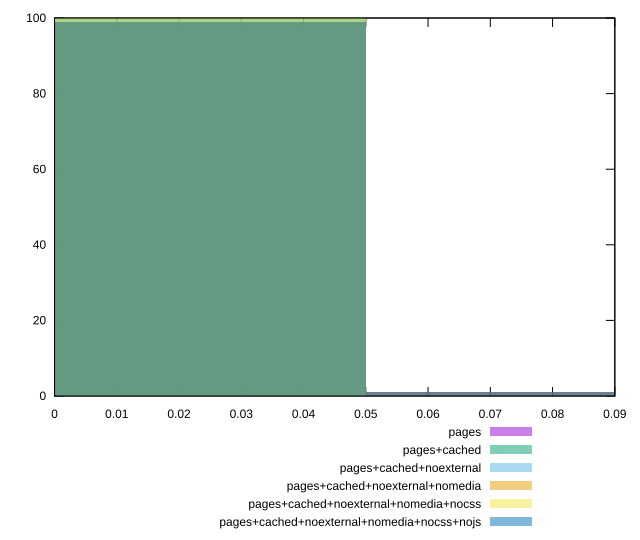

Write gnuplot code to recreate this figure.
reset

$pages <<EOF
0 99
0.1 1
EOF

$pagesCached <<EOF
0 100
EOF

$pagesCachedNoexternal <<EOF
0 100
EOF

$pagesCachedNoexternalNomedia <<EOF
0 99
0.1 1
EOF

$pagesCachedNoexternalNomediaNocss <<EOF
0 100
EOF

$pagesCachedNoexternalNomediaNocssNojs <<EOF
0 99
0.1 1
EOF

set key outside below
set boxwidth 0.1
set xrange [0:0.09]
set yrange [0:100]
set trange [0:100]
set style fill transparent solid 0.5 noborder
set terminal svg size 640, 540 enhanced background rgb 'white'
set output "reprap/uses-http2/comparison/histogram/all_score.svg"

plot $pages title "pages" with boxes, \
     $pagesCached title "pages+cached" with boxes, \
     $pagesCachedNoexternal title "pages+cached+noexternal" with boxes, \
     $pagesCachedNoexternalNomedia title "pages+cached+noexternal+nomedia" with boxes, \
     $pagesCachedNoexternalNomediaNocss title "pages+cached+noexternal+nomedia+nocss" with boxes, \
     $pagesCachedNoexternalNomediaNocssNojs title "pages+cached+noexternal+nomedia+nocss+nojs" with boxes

reset
